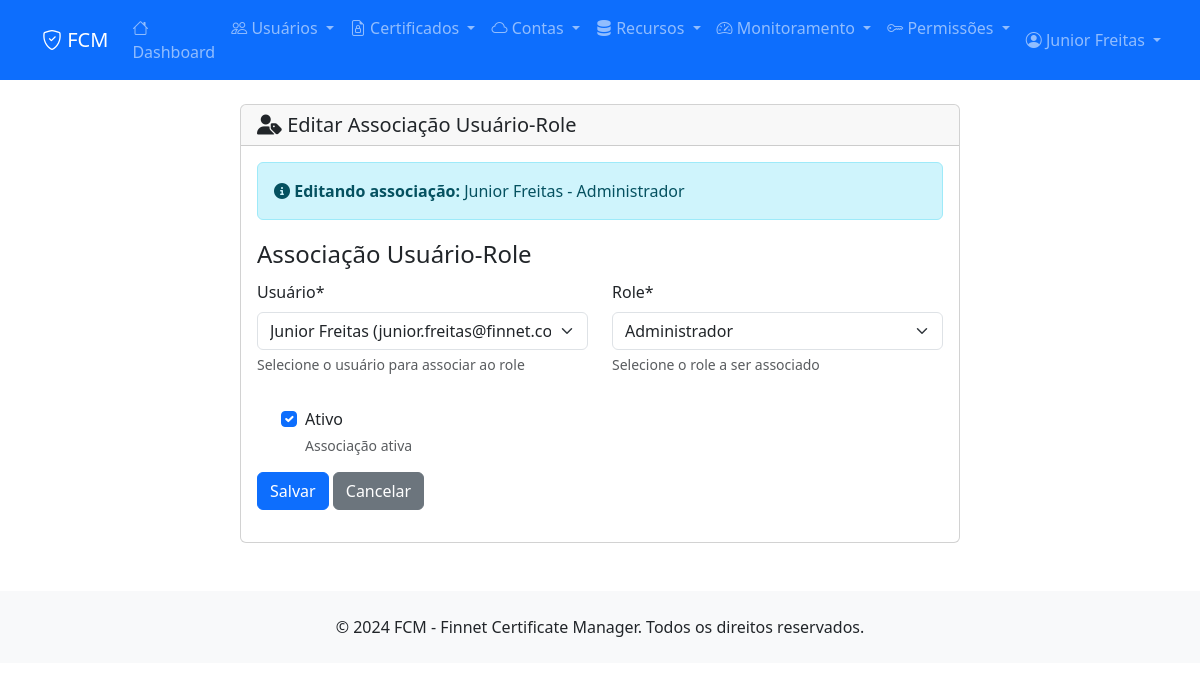
Page /permissions/user-roles/d74b4961-9505-414b-b1eb-bdf49b5f9fac/edit/ (signed in) on the committed database.
### apps/users/models.py (models this page shows, shortened)
class User(AbstractUser):
    STATUS_CHOICES = [
        (0, 'Ativo'),
        (1, 'Inativo'),
    ]
    id = models.CharField(max_length=255, primary_key=True)
    nome = models.CharField(max_length=255, verbose_name='Nome')
    email = models.EmailField(unique=True, verbose_name='Email')
    status = models.IntegerField(choices=STATUS_CHOICES, default=0, verbose_name='Status')
    data_cad = models.DateTimeField(default=timezone.now, verbose_name='Data de Cadastro')
    usu_cad = models.CharField(max_length=255, verbose_name='Usuário de Cadastro', blank=True)
    data_atu = models.DateTimeField(null=True, blank=True, verbose_name='Data de Atualização')
    usu_atu = models.CharField(max_length=255, null=True, blank=True, verbose_name='Usuário de Atualização')
    username = None
    first_name = None
    last_name = None
    USERNAME_FIELD = 'email'
    REQUIRED_FIELDS = ['nome']
    objects = UserManager()
    class Meta:
        db_table = 'users'
        verbose_name = 'Usuário'
        verbose_name_plural = 'Usuários'
    def __str__(self):
        return f"{self.nome} ({self.email})"

### apps/permissions/models.py (models this page shows, shortened)
class UserRole(models.Model):
    id = models.CharField(max_length=255, primary_key=True)
    user = models.ForeignKey(User, on_delete=models.CASCADE, verbose_name='Usuário')
    role = models.ForeignKey(Role, on_delete=models.CASCADE, verbose_name='Role')
    is_active = models.BooleanField(default=True, verbose_name='Ativo')
    data_cad = models.DateTimeField(default=timezone.now, verbose_name='Data de Cadastro')
    usu_cad = models.CharField(max_length=255, verbose_name='Usuário de Cadastro')
    data_atu = models.DateTimeField(null=True, blank=True, verbose_name='Data de Atualização')
    usu_atu = models.CharField(max_length=255, null=True, blank=True, verbose_name='Usuário de Atualização')
    class Meta:
        db_table = 'user_roles'
        verbose_name = 'Role do Usuário'
        verbose_name_plural = 'Roles dos Usuários'
        unique_together = ['user', 'role']
        ordering = ['user__nome', 'role__name']

class Role(models.Model):
    ROLE_CHOICES = [
        ('admin', 'Administrador'),
        ('manager', 'Gerente'),
        ('user', 'Usuário'),
        ('viewer', 'Visualizador'),
    ]
    id = models.CharField(max_length=255, primary_key=True)
    name = models.CharField(max_length=50, choices=ROLE_CHOICES, unique=True, verbose_name='Nome do Role')
    description = models.TextField(blank=True, null=True, verbose_name='Descrição')
    is_active = models.BooleanField(default=True, verbose_name='Ativo')
    data_cad = models.DateTimeField(default=timezone.now, verbose_name='Data de Cadastro')
    usu_cad = models.CharField(max_length=255, verbose_name='Usuário de Cadastro')
    data_atu = models.DateTimeField(null=True, blank=True, verbose_name='Data de Atualização')
    usu_atu = models.CharField(max_length=255, null=True, blank=True, verbose_name='Usuário de Atualização')
    class Meta:
        db_table = 'roles'
        verbose_name = 'Role'
        verbose_name_plural = 'Roles'
        ordering = ['name']
    def __str__(self):
        return self.get_name_display()

### apps/permissions/views.py (the view)
# urls.py: path('user-roles/<str:user_role_id>/edit/', views.user_role_edit, name='user_role_edit'),
@login_required
def user_role_edit(request, user_role_id):
    user_role = get_object_or_404(UserRole, id=user_role_id)
    if request.method == 'POST':
        form = UserRoleForm(request.POST, instance=user_role)
        if form.is_valid():
            user_role = form.save(commit=False)
            user_role.usu_atu = request.user.email
            user_role.data_atu = timezone.now()
            user_role.save()
            messages.success(request, 'Associação usuário-role atualizada com sucesso!')
            return redirect('permissions:user_role_list')
    else:
        form = UserRoleForm(instance=user_role)
    context = {'form': form, 'user_role': user_role, 'title': 'Editar Associação Usuário-Role'}
    return render(request, 'permissions/user_role_form.html', context)

### templates/permissions/user_role_form.html (shortened to what this page needs)
{% extends 'base.html' %}
{% load crispy_forms_tags %}
{% block content %}
<div class="container">
    <div class="row justify-content-center">
        <div class="col-md-8">
            <div class="card">
                <div class="card-header">
                    <h5 class="mb-0">
                        <i class="fas fa-user-tag"></i> {{ title }}
                    </h5>
                </div>
                <div class="card-body">
                    {% if user_role %}
                    <div class="alert alert-info">
                        <i class="fas fa-info-circle"></i>
                        <strong>Editando associação:</strong>
                        {{ user_role.user.nome }} - {{ user_role.role.get_name_display }}
                    </div>
                    {% endif %}
                    {% crispy form %}
                </div>
            </div>
        </div>
    </div>
</div>
{% endblock %}

### templates/base.html (shortened to what this page needs)
<!DOCTYPE html>
<html lang="pt-br">
<head>
    <link href="https://cdn.jsdelivr.net/npm/bootstrap@5.3.0/dist/css/bootstrap.min.css" rel="stylesheet">
    <link href="https://cdn.jsdelivr.net/npm/bootstrap-icons@1.10.0/font/bootstrap-icons.css" rel="stylesheet">
    <link href="https://cdnjs.cloudflare.com/ajax/libs/font-awesome/6.4.0/css/all.min.css" rel="stylesheet">
</head>
<body>
    <nav class="navbar navbar-expand-lg navbar-dark bg-primary">
        <div class="container">
            <a class="navbar-brand" href="{% url 'dashboard' %}">
                <i class="bi bi-shield-check"></i> FCM
            </a>
            <div class="collapse navbar-collapse" id="navbarNav">
                <ul class="navbar-nav me-auto">
                    <li class="nav-item">
                        <a class="nav-link" href="{% url 'dashboard' %}">
                            <i class="bi bi-house"></i> Dashboard
                        </a>
                    </li>
                    <li class="nav-item dropdown">
                        <a class="nav-link dropdown-toggle" href="#" role="button" data-bs-toggle="dropdown">
                            <i class="bi bi-people"></i> Usuários
                        </a>
                    </li>
                    <li class="nav-item dropdown">
                        <a class="nav-link dropdown-toggle" href="#" role="button" data-bs-toggle="dropdown">
                            <i class="bi bi-file-earmark-lock"></i> Certificados
                        </a>
                    </li>
                    <li class="nav-item dropdown">
                        <a class="nav-link dropdown-toggle" href="#" role="button" data-bs-toggle="dropdown">
                            <i class="bi bi-cloud"></i> Contas
                        </a>
                    </li>
                    <li class="nav-item dropdown">
                        <a class="nav-link dropdown-toggle" href="#" role="button" data-bs-toggle="dropdown">
                            <i class="bi bi-server"></i> Recursos
                        </a>
                    </li>
                    <li class="nav-item dropdown">
                        <a class="nav-link dropdown-toggle" href="#" role="button" data-bs-toggle="dropdown">
                            <i class="bi bi-speedometer2"></i> Monitoramento
                        </a>
                    </li>
                    <li class="nav-item dropdown">
                        <a class="nav-link dropdown-toggle" href="#" role="button" data-bs-toggle="dropdown">
                            <i class="bi bi-key"></i> Permissões
                        </a>
                    </li>
                </ul>
                <ul class="navbar-nav">
                    {% if user.is_authenticated %}
                        <li class="nav-item dropdown">
                            <a class="nav-link dropdown-toggle" href="#" role="button" data-bs-toggle="dropdown">
                                <i class="bi bi-person-circle"></i> {{ user.nome|default:user.email }}
                            </a>
                        </li>
                    {% else %}
                        <li class="nav-item">
                            <a class="nav-link" href="{% url 'login' %}">
                                <i class="bi bi-box-arrow-in-right"></i> Entrar
                            </a>
                        </li>
                    {% endif %}
                </ul>
            </div>
        </div>
    </nav>
    <main class="container my-4">
        {% block content %}{% endblock %}
    </main>
    <footer class="bg-light py-4 mt-5">
        <div class="container text-center">
            <p class="mb-0">&copy; 2024 FCM - Finnet Certificate Manager. Todos os direitos reservados.</p>
        </div>
    </footer>
</body>
</html>

### rows in the picture
User: nome "Junior Freitas"
UserRole: user.nome "Junior Freitas", role.name "Administrador", user "Junior Freitas (junior.freitas@finnet.com.br)", role "Administrador", is_active "☑"

### other values in the picture
{{ title }} "Editar Associação Usuário-Role"
